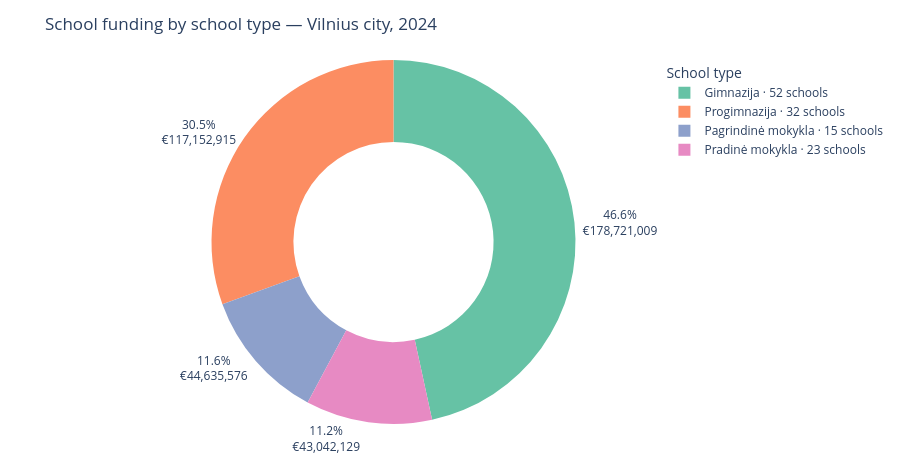

The code cell stored with this chart in its notebook:
### Code cell
school_counts = funding_by_school_type["school_count"].map(
    lambda count: f"{count:,} {'school' if count == 1 else 'schools'}"
)

funding_by_school_type["type_label"] = (
    funding_by_school_type["mokyklos_tipas"] + " · " + school_counts
)

figure = px.pie(
    funding_by_school_type,
    names="type_label",
    values="total_funding",
    hole=0.55,
    color_discrete_sequence=px.colors.qualitative.Set2,
)

figure.update_traces(
    texttemplate="%{percent}<br>€%{value:,.0f}",
    textposition="outside",
)

figure.update_layout(
    title=f"School funding by school type — Vilnius city, {year}",
    height=460,
    legend_title_text="School type",
    margin=dict(l=20, r=20, t=60, b=20),
)

figure.show(config={"staticPlot": True, "displayModeBar": False})

### Figure 1 — Plotly figure (JSON) as saved in the notebook; plotly's stock layout.template omitted (floating-point values rounded to 4 significant figures)
{"data": [{"domain": {"x": [0, 1], "y": [0, 1]}, "hole": 0.55, "hovertemplate": "type_label=%{label}<br>total_funding=%{value}<extra></extra>", "labels": ["Gimnazija · 52 schools", "Progimnazija · 32 schools", "Pagrindinė mokykla · 15 schools", "Pradinė mokykla · 23 schools"], "legendgroup": "", "name": "", "showlegend": true, "textposition": "outside", "texttemplate": "%{percent}<br>€%{value:,.0f}", "type": "pie", "values": [178700000.0, 117200000.0, 44640000.0, 43040000.0]}], "layout": {"height": 460, "legend": {"title": {"text": "School type"}, "tracegroupgap": 0}, "margin": {"b": 20, "l": 20, "r": 20, "t": 60}, "piecolorway": ["rgb(102,194,165)", "rgb(252,141,98)", "rgb(141,160,203)", "rgb(231,138,195)", "rgb(166,216,84)", "rgb(255,217,47)", "rgb(229,196,148)", "rgb(179,179,179)"], "title": {"text": "School funding by school type — Vilnius city, 2024"}}}
